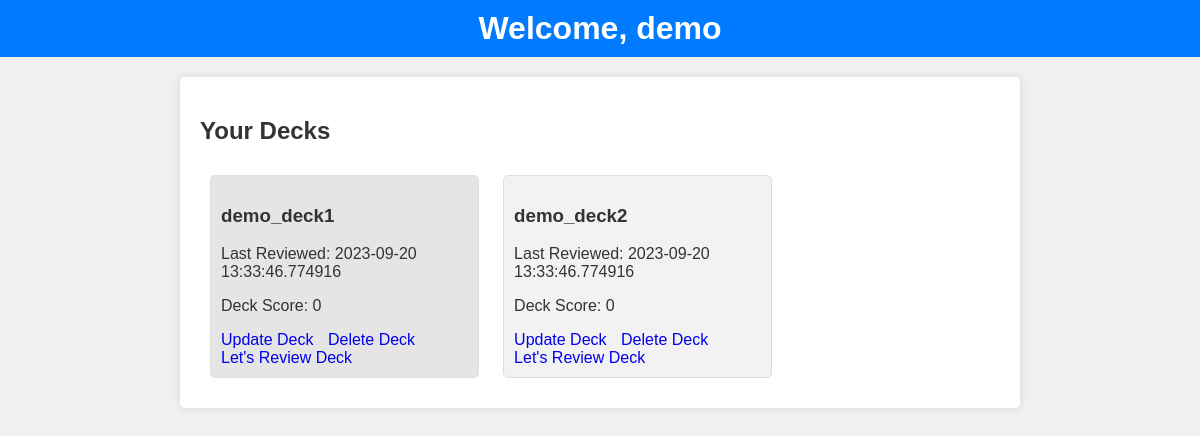
The page /user_dashboard/1 on the database as committed earlier.
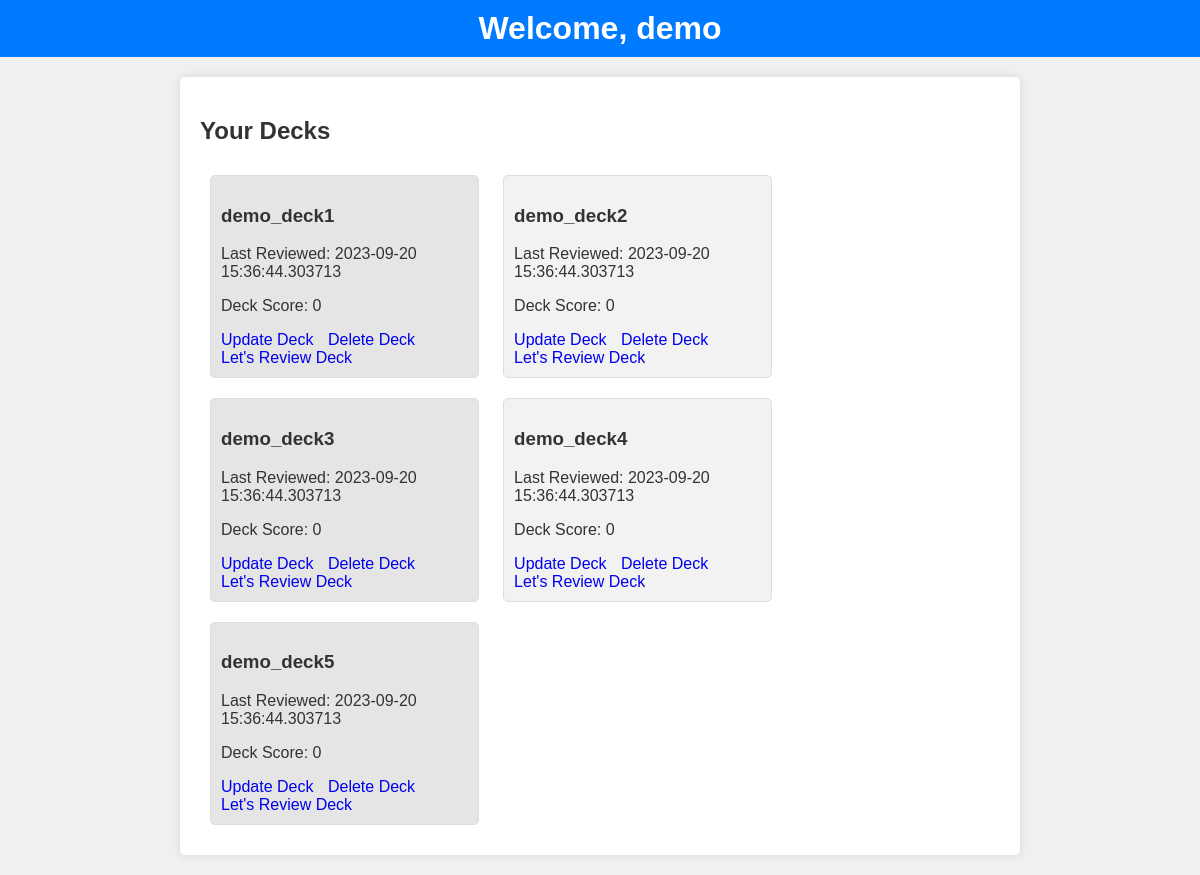
The same page on the database as committed later.
### app.py (models this page shows, shortened)
class User(db.Model):
        id = db.Column(db.Integer, primary_key = True, autoincrement=True)
        username = db.Column(db.String(200), nullable = False)
        email = db.Column(db.String(200), nullable = False)
        password = db.Column(db.String(200), nullable = False)
        user_decks = relationship('Deck')

class Deck(db.Model):
        id = db.Column(db.Integer, primary_key = True, autoincrement=True)
        name = db.Column(db.String(200), nullable = False)
        last_reviewed = db.Column(db.DateTime , default = datetime.now())
        deck_score = db.Column(db.Integer, nullable = False)
        cards = relationship('Card')
        user_id = db.Column(db.Integer, db.ForeignKey('user.id'), nullable=False)
        deck_user = relationship('User', overlaps="user_decks")

### app.py (the view)
@app.route('/user_dashboard/<int:user_id>', methods=['GET'])
def user_dashboard(user_id):
     user = User.query.get_or_404(user_id)
     print(user.user_decks)
     return render_template('user_dashboard.html', user = user)

### templates/user_dashboard.html (shortened to what this page needs)
<!DOCTYPE html>
<html lang="en">
<head>
</head>
<body>
    <header>
        <h1>Welcome, {{ user.username }}</h1>
    </header>
    <div class="container">
        <h2>Your Decks</h2>
        {% for deck in user.user_decks %}
        <div class="card">
            <h3>{{ deck.name }}</h3>
            <p>Last Reviewed: {{ deck.last_reviewed }}</p>
            <p>Deck Score: {{ deck.deck_score }}</p>
            <a href="/update_deck/{{ deck.id }}">Update Deck</a>
            <a href="/delete_deck/{{ deck.id }}">Delete Deck</a> <br>
            <a href="/review_deck/{{ deck.id }}">Let's Review Deck</a>
        </div>
        {% endfor %}
    </div>
</body>
</html>

### templates/user_dashboard.html (style rules this page uses)
body, h1 { margin: 0; padding: 0; }
body { font-family: Arial, sans-serif; background-color: #f0f0f0; color: #333; }
header { background-color: #007BFF; color: #fff; text-align: center; padding: 10px; }
.container { max-width: 800px; margin: 20px auto; background-color: #fff; padding: 20px; border-radius: 5px; box-shadow: 0px 0px 10px rgba(0, 0, 0, 0.1); }
.card { border: 1px solid #ddd; padding: 10px; margin: 10px; border-radius: 5px; display: inline-block; width: calc(33.33% - 20px); background-color: #fff; }
.card:nth-child(odd) { background-color: #f2f2f2; }
.card:nth-child(even) { background-color: #e5e5e5; }
.card a { margin-right: 10px; text-decoration: none; }

Rows that differ between the two databases and show on the page:
changed Deck "demo_deck1": last_reviewed "2023-09-20 13:33:46.774916" → "2023-09-20 15:36:44.303713"
changed Deck "demo_deck2": last_reviewed "2023-09-20 13:33:46.774916" → "2023-09-20 15:36:44.303713"
added Deck: name "demo_deck3", last_reviewed "2023-09-20 15:36:44.303713", deck_score "0"
added Deck: name "demo_deck4", last_reviewed "2023-09-20 15:36:44.303713", deck_score "0"
added Deck: name "demo_deck5", last_reviewed "2023-09-20 15:36:44.303713", deck_score "0"
